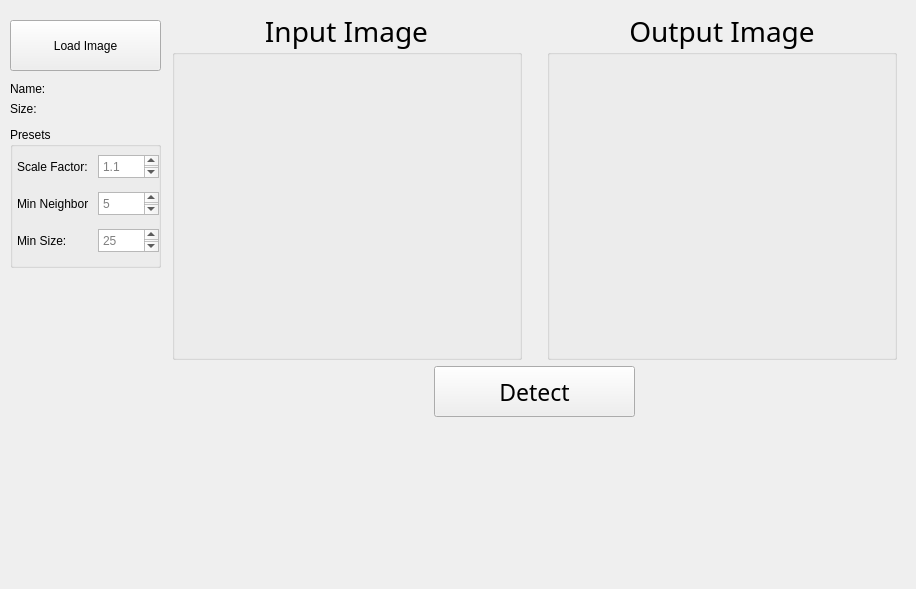
       <widget class="QWidget" name="faceDet_tab">
        <attribute name="title">
         <string>Face Detection</string>
        </attribute>
        <widget class="QWidget" name="gridLayoutWidget_12">
         <property name="geometry">
          <rect>
           <x>10</x>
           <y>10</y>
           <width>897</width>
           <height>570</height>
          </rect>
         </property>
         <layout class="QGridLayout" name="gridLayout_29">
          <item row="1" column="1">
           <spacer name="horizontalSpacer_29">
            <property name="orientation">
             <enum>Qt::Horizontal</enum>
            </property>
            <property name="sizeType">
             <enum>QSizePolicy::Maximum</enum>
            </property>
            <property name="sizeHint" stdset="0">
             <size>
              <width>5</width>
              <height>20</height>
             </size>
            </property>
           </spacer>
          </item>
          <item row="1" column="3">
           <spacer name="horizontalSpacer_30">
            <property name="orientation">
             <enum>Qt::Horizontal</enum>
            </property>
            <property name="sizeType">
             <enum>QSizePolicy::Maximum</enum>
            </property>
            <property name="sizeHint" stdset="0">
             <size>
              <width>10</width>
              <height>20</height>
             </size>
            </property>
           </spacer>
          </item>
          <item row="1" column="2">
           <layout class="QGridLayout" name="gridLayout_30">
            <item row="0" column="1">
             <layout class="QHBoxLayout" name="horizontalLayout_15">
              <item>
               <widget class="QGroupBox" name="groupBox_25">
                <property name="minimumSize">
                 <size>
                  <width>350</width>
                  <height>350</height>
                 </size>
                </property>
                <property name="maximumSize">
                 <size>
                  <width>350</width>
                  <height>350</height>
                 </size>
                </property>
                <property name="font">
                 <font>
                  <family>Bahnschrift</family>
                  <pointsize>21</pointsize>
                 </font>
                </property>
                <property name="title">
                 <string>Input Image</string>
                </property>
                <property name="alignment">
                 <set>Qt::AlignCenter</set>
                </property>
                <property name="flat">
                 <bool>false</bool>
                </property>
                <widget class="ImageView" name="faceDetInput" native="true">
                 <property name="geometry">
                  <rect>
                   <x>30</x>
                   <y>40</y>
                   <width>301</width>
                   <height>301</height>
                  </rect>
                 </property>
                 <property name="sizePolicy">
                  <sizepolicy hsizetype="Fixed" vsizetype="Fixed">
                   <horstretch>0</horstretch>
                   <verstretch>0</verstretch>
                  </sizepolicy>
                 </property>
                 <property name="minimumSize">
                  <size>
                   <width>301</width>
                   <height>301</height>
                  </size>
                 </property>
                 <property name="maximumSize">
                  <size>
                   <width>301</width>
                   <height>301</height>
                  </size>
                 </property>
                </widget>
               </widget>
              </item>
              <item>
               <spacer name="horizontalSpacer_31">
                <property name="orientation">
                 <enum>Qt::Horizontal</enum>
                </property>
                <property name="sizeHint" stdset="0">
                 <size>
                  <width>5</width>
                  <height>20</height>
                 </size>
                </property>
               </spacer>
              </item>
              <item>
               <widget class="QGroupBox" name="groupBox_26">
                <property name="sizePolicy">
                 <sizepolicy hsizetype="Fixed" vsizetype="Fixed">
                  <horstretch>0</horstretch>
                  <verstretch>0</verstretch>
                 </sizepolicy>
                </property>
                <property name="minimumSize">
                 <size>
                  <width>350</width>
                  <height>350</height>
                 </size>
                </property>
                <property name="maximumSize">
                 <size>
                  <width>350</width>
                  <height>350</height>
                 </size>
                </property>
                <property name="font">
                 <font>
                  <family>Bahnschrift</family>
                  <pointsize>21</pointsize>
                 </font>
                </property>
                <property name="title">
                 <string>Output Image</string>
                </property>
                <property name="alignment">
                 <set>Qt::AlignCenter</set>
                </property>
                <widget class="ImageView" name="faceDetOutput" native="true">
                 <property name="geometry">
                  <rect>
                   <x>30</x>
                   <y>40</y>
                   <width>301</width>
                   <height>301</height>
                  </rect>
                 </property>
                 <property name="sizePolicy">
                  <sizepolicy hsizetype="Fixed" vsizetype="Fixed">
                   <horstretch>0</horstretch>
                   <verstretch>0</verstretch>
                  </sizepolicy>
                 </property>
                 <property name="minimumSize">
                  <size>
                   <width>301</width>
                   <height>301</height>
                  </size>
                 </property>
                 <property name="maximumSize">
                  <size>
                   <width>301</width>
                   <height>301</height>
                  </size>
                 </property>
                </widget>
               </widget>
              </item>
             </layout>
            </item>
            <item row="2" column="1">
             <spacer name="verticalSpacer_33">
              <property name="orientation">
               <enum>Qt::Vertical</enum>
              </property>
              <property name="sizeType">
               <enum>QSizePolicy::Maximum</enum>
              </property>
              <property name="sizeHint" stdset="0">
               <size>
                <width>20</width>
                <height>201</height>
               </size>
              </property>
             </spacer>
            </item>
            <item row="1" column="1">
             <layout class="QHBoxLayout" name="horizontalLayout_16">
              <item>
               <widget class="QPushButton" name="faceDetDetect_btn">
                <property name="minimumSize">
                 <size>
                  <width>0</width>
                  <height>51</height>
                 </size>
                </property>
                <property name="maximumSize">
                 <size>
                  <width>201</width>
                  <height>16777215</height>
                 </size>
                </property>
                <property name="font">
                 <font>
                  <family>Bahnschrift</family>
                  <pointsize>17</pointsize>
                 </font>
                </property>
                <property name="text">
                 <string>Detect</string>
                </property>
               </widget>
              </item>
             </layout>
            </item>
           </layout>
          </item>
          <item row="1" column="0">
           <layout class="QGridLayout" name="gridLayout_31">
            <item row="7" column="0">
             <widget class="QGroupBox" name="freqDomainGroup_5">
              <property name="enabled">
               <bool>true</bool>
              </property>
              <property name="minimumSize">
               <size>
                <width>151</width>
                <height>141</height>
               </size>
              </property>
              <property name="title">
               <string>Presets</string>
              </property>
              <widget class="QWidget" name="verticalLayoutWidget_9">
               <property name="geometry">
                <rect>
                 <x>3</x>
                 <y>20</y>
                 <width>151</width>
                 <height>113</height>
                </rect>
               </property>
               <layout class="QVBoxLayout" name="verticalLayout_27">
                <item>
                 <layout class="QHBoxLayout" name="horizontalLayout_19">
                  <item>
                   <widget class="QLabel" name="label">
                    <property name="maximumSize">
                     <size>
                      <width>71</width>
                      <height>31</height>
                     </size>
                    </property>
                    <property name="text">
                     <string>Scale Factor:</string>
                    </property>
                   </widget>
                  </item>
                  <item>
                   <widget class="QTextEdit" name="faceDetmenuScaleFactor_textEdit">
                    <property name="maximumSize">
                     <size>
                      <width>61</width>
                      <height>23</height>
                     </size>
                    </property>
                    <property name="placeholderText">
                     <string>1.1</string>
                    </property>
                   </widget>
                  </item>
                 </layout>
                </item>
                <item>
                 <layout class="QHBoxLayout" name="horizontalLayout_20">
                  <item>
                   <widget class="QLabel" name="label_2">
                    <property name="maximumSize">
                     <size>
                      <width>71</width>
                      <height>31</height>
                     </size>
                    </property>
                    <property name="text">
                     <string>Min Neighbors:</string>
                    </property>
                   </widget>
                  </item>
                  <item>
                   <widget class="QTextEdit" name="faceDetmenuMinNei_textEdit">
                    <property name="maximumSize">
                     <size>
                      <width>61</width>
                      <height>23</height>
                     </size>
                    </property>
                    <property name="placeholderText">
                     <string>5</string>
                    </property>
                   </widget>
                  </item>
                 </layout>
                </item>
                <item>
                 <layout class="QHBoxLayout" name="horizontalLayout_21">
                  <item>
                   <widget class="QLabel" name="label_3">
                    <property name="maximumSize">
                     <size>
                      <width>71</width>
                      <height>31</height>
                     </size>
                    </property>
                    <property name="text">
                     <string>Min Size:</string>
                    </property>
                   </widget>
                  </item>
                  <item>
                   <widget class="QTextEdit" name="faceDetmenuminSize_textEdit">
                    <property name="maximumSize">
                     <size>
                      <width>61</width>
                      <height>23</height>
                     </size>
                    </property>
                    <property name="placeholderText">
                     <string>25</string>
                    </property>
                   </widget>
                  </item>
                 </layout>
                </item>
               </layout>
              </widget>
             </widget>
            </item>
            <item row="2" column="0">
             <spacer name="faceDetmenu_verticalSpacer_2">
              <property name="orientation">
               <enum>Qt::Vertical</enum>
              </property>
              <property name="sizeType">
               <enum>QSizePolicy::Maximum</enum>
              </property>
              <property name="sizeHint" stdset="0">
               <size>
                <width>1</width>
                <height>5</height>
               </size>
              </property>
             </spacer>
            </item>
            <item row="0" column="0">
             <spacer name="faceDetmenu_verticalSpacer_1">
              <property name="orientation">
               <enum>Qt::Vertical</enum>
              </property>
              <property name="sizeType">
               <enum>QSizePolicy::Maximum</enum>
              </property>
              <property name="sizeHint" stdset="0">
               <size>
                <width>1</width>
                <height>10</height>
               </size>
              </property>
             </spacer>
            </item>
            <item row="1" column="0">
             <widget class="QPushButton" name="faceDetLoader">
              <property name="sizePolicy">
               <sizepolicy hsizetype="MinimumExpanding" vsizetype="MinimumExpanding">
                <horstretch>0</horstretch>
                <verstretch>0</verstretch>
               </sizepolicy>
              </property>
              <property name="maximumSize">
               <size>
                <width>151</width>
                <height>51</height>
               </size>
              </property>
              <property name="text">
               <string>Load Image</string>
              </property>
             </widget>
            </item>
            <item row="10" column="0">
             <spacer name="faceDetmenu_verticalSpacer_4">
              <property name="orientation">
               <enum>Qt::Vertical</enum>
              </property>
              <property name="sizeType">
               <enum>QSizePolicy::Expanding</enum>
              </property>
              <property name="sizeHint" stdset="0">
               <size>
                <width>1</width>
                <height>5</height>
               </size>
              </property>
             </spacer>
            </item>
            <item row="3" column="0">
             <layout class="QVBoxLayout" name="verticalLayout_18">
              <item>
               <widget class="QLabel" name="faceDetInputName">
                <property name="text">
                 <string>Name:</string>
                </property>
               </widget>
              </item>
              <item>
               <widget class="QLabel" name="faceDetInputSize">
                <property name="text">
                 <string>Size:</string>
                </property>
               </widget>
              </item>
             </layout>
            </item>
            <item row="4" column="0">
             <spacer name="faceDetmenu_verticalSpacer_3">
              <property name="orientation">
               <enum>Qt::Vertical</enum>
              </property>
              <property name="sizeType">
               <enum>QSizePolicy::Maximum</enum>
              </property>
              <property name="sizeHint" stdset="0">
               <size>
                <width>1</width>
                <height>5</height>
               </size>
              </property>
             </spacer>
            </item>
           </layout>
          </item>
         </layout>
        </widget>
       </widget>
